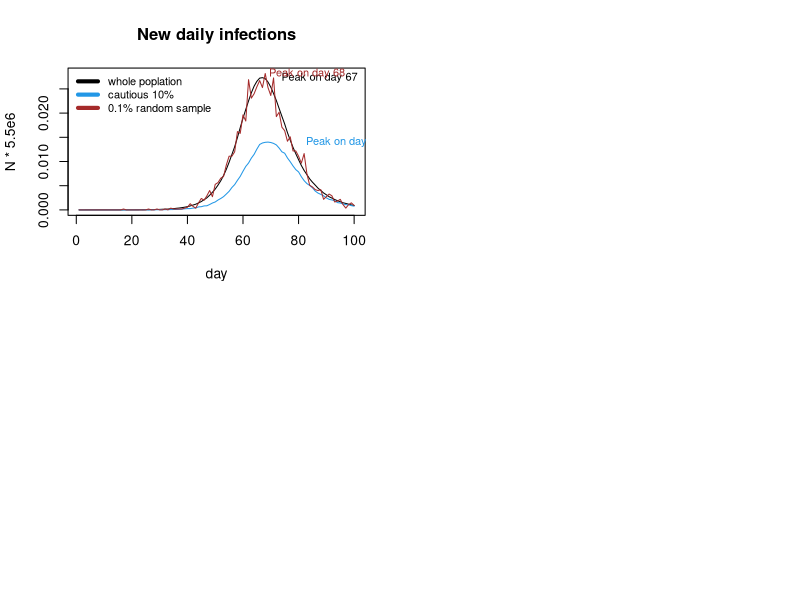

Here is the R script that generated this plot: (Note: a time limit stopped this script after it produced the figure.)
##By Group 02： Huanyu Su(s2171849), Mia Wu(s2025818), Peiran Zhang(s2184444)
##Github Repo URL: https://github.com/BeijiStars/Practice-2

## Overview
## ********
## To come up with an epidemic simulation（function, Plots and analysis) in large population in 100 days
## and try to answer the following questions: 
## 1  what do the daily infection trajectories look like for the 10% of the population 
##    with the lowest individual transmission possibilities;
## 2  and how do they compare to the infection trajectories for the whole population? 

## Steps
## ********
## 1  Write one function to simulate the number of new infections each day among the whole population;
##    and simulate the 10% population with the lowest individual transmission possibilities;
##    and simulate a radom sample of 0.1% of the population. 
## 2  Standardise and plot the daily infections trajectories and trajectory peaks compare 
##    among 'whole population', '10% cautious' and '0.1% random sample'.
## 3  Running 10 replicate simulations and plot results in three parts.
## 4  Analyze the implications of these results to the ZOE app data.

## Algorithm details
## *****************
## 1  The initial susceptible population of size 5.5 million is set, and 10 randomly chosen people 
##    are set to the exposed (E) state.
## 2  Once exposed, people have a daily probability 1/3 entering the infectious (I) state.
## 3  Each day an uninfected person, j, has a probability lambda*beta[j]*the sum of betas of all
##    currently of infectious people of being infected,and entering the E state, where lambda is
##    an overall viral infectivity parameter, vector beta contains relative contact rates for all
##    people, and the average value of betap[i] over the whole population is 1.
## 4  The infectious have a daily probability of 1/5 of leaving the infectious state (recovery or 
##    transition to serious disease). Over the course of simulation re-infection is not considered.
## 5  9 vectors are created to record the number of people in the exposed (E), infectious (I) and 
##    recovered (R) states for the whole population, the 'cautious 10%' and the 0.1% of random sample
##    each day.
## 6  The new infections on day i (i>1) for three populations are then caculated by summing the differences
##    between E state and I state, and then plus the increase of number of individuals in R state.
## 7  In order for the 3 curves to be displayed in one graph, they need to be divided 
##    by their own sample size in order to be normalised.
## 8  Simulation 10 was repeated, placing the 3 curves in 3 separate graphs to compare their fluctuations 
##    and thus explain the impact of using the ZOE app on the infection trajectory.

##  Step1 
##  write the function epidemic

epidemic <- function(n=5500000,ne=10,lambda=0.4/n,pei=1/3,pir=1/5,nd=100) {
    ## whole population (n = 5,500,000),
    ## randomly chosen people in E state (ne = 10),
    ## constant number (lambda = 0.4 / n),
    ## E <- I daily probability (pei = 1/3),
    ## I <- R or serious disease daily probabiliyu (pir = 1/5)
    ## simulate 100 days (nd = 100)
    beta <- rlnorm(n,0,0.5); beta <- beta/mean(beta)
    ## beta[i] is a relative contact rate with others the ith person in the whole population has
    E <- I <- R <- rep(0,nd) ## set up storage for pop in Exposed, Infectious and Recovered state
    E_lb <- E_r <- I_lb <- I_r <- R_lb <- R_r<- rep(0,nd) ## set up storage for pop with specific conditions
    inew <- inew_lb <- inew_r <- rep(0,nd) ## set up storage for infected and recovered pop change
    x <- rep(0,n) ## initialize to susceptible state

    ## start the epidemic by setting ne randomly chosen people to the E state
    x[sample((1:length(x)), ne)] <- 1 
    E[1] <- ne
    random_sample <- sample(1:n, size = 0.001*n) ## a random sample of 0.1% of the population to be recorded
    ind_lb <- which(beta < quantile(beta, 0.1)) ## the 10% of the population with lowest betas
    
    ## loop over days
    for (i in 2:nd) { 
        u <- runif(n) ## uniform random deviates
        x[x==2&u<pir] <- 3 ## I -> R
        x[x==0&u<lambda*beta*sum(beta[x==2])] <- 1 ## S -> E
        x[x==1&u<pei] <- 2 ## E -> I
        E[i] <- sum(x==1) ## exposed people of the whole pop on thid day
        I[i] <- sum(x==2) ## infectious people of the whole pop on this day
        R[i] <- sum(x==3) ## recoveries of the whole pop on this day
        E_lb[i] <- sum(x[ind_lb]==1) ## exposed people of the 10% of the pop with lowest beta
        I_lb[i] <- sum(x[ind_lb]==2) ## infectious people of the 10% of the pop with lowest beta
        R_lb[i] <- sum(x[ind_lb]==3) ## recoveries of the 10% of the pop with lowest beta
        E_r[i] <- sum(x[random_sample]==1) ## exposed people of a random sample of 0.1% of the population
        I_r[i] <- sum(x[random_sample]==2) ## infectious people of a random sample of 0.1% of the population
        R_r[i] <- sum(x[random_sample]==3) ## recoveries of a random sample of 0.1% of the population
    }

  inew[-1] <- E[-1] - E[-nd] + I[-1] - I[-nd] + (R[-1]-R[-nd]) 
  ## new infections of each day in the whole pop
  inew_lb[-1] <- E_lb[-1] - E_lb[-nd] + I_lb[-1] - I_lb[-nd] + (R_lb[-1]-R_lb[-nd]) 
  ## new infections of each day in the 10% of the pop with lowest beta
  inew_r[-1] <- E_r[-1] - E_r[-nd] + I_r[-1] -I_r[-nd]+ (R_r[-1]-R_r[-nd]) 
  ## new infections of each day of a random sample of 0.1% of the populatio

  list(inew=inew,inew_lb=inew_lb,inew_r=inew_r)
} ## Epidemic

epi <- epidemic() ## simulate epidemic


##  Step2
##  Standardise and plot the daily infections trajectories

##  Normalized new infections in three samples（whole pop ,10% cautious and 0.1% random sample)
population <- 5.5e6
inew_s <- epi$inew/population
inew_lb_s <- epi$inew_lb/(population * 0.1)
inew_r_s <- epi$inew_r/(population * 0.001)

##  plot the daily infections trajectories in three samples (one simulate)
par(mfcol=c(2,2)) 
plot(inew_s,ylim=c(0,max(inew_s,inew_lb_s,inew_r_s)),xlab="day",ylab="N * 5.5e6", type = 'l', col=1) 
## pop daily new infections (black)
lines(inew_lb_s,col=4) ## cautious 10% new daily infections (blue)
lines(inew_r_s,col='brown') ## 0.1% random sample new daily infections
legend("topleft", legend = c("whole poplation","cautious 10%","0.1% random sample"), 
lwd = 4, col = c(1,4,'brown'), cex = 0.8, bty = "n")

## label the day on which each trajectory peaks
text(which.max((inew_s)),max(inew_s), labels = paste("Peak on day", which.max((inew_s))), col=1, adj=-0.25, cex = 0.8)
text(which.max((inew_lb_s)),max(inew_lb_s), labels = paste("Peak on day", which.max((inew_lb_s))), col=4, adj=-0.5, cex = 0.8)
text(which.max((inew_r_s)),max(inew_r_s), labels = paste("Peak on day", which.max((inew_r_s))), col='brown', adj=-0.05, cex = 0.8)
title("New daily infections")


##  Step3
##  Running 10 replicate simulations and plot results

set.seed(10)
simulate_10 <- lapply(rep(5.5e6,10), epidemic) ## running 10 replicate simulations and return a list

##  plot daily infections trajectories in three samples respectively
##  plot 10 waves of the whole pop
plot(simulate_10[[1]]$inew,xlab="day",ylab="N", ylim=c(0, max(sapply(simulate_10,function(x) max(x$inew)))),
 type = 'l', col=1)
for (i in 2:10){
  lines(simulate_10[[i]]$inew)
}
title("10 times simulation of the whole poplation")
##  plot 10 waves of the 10% cautious pop
plot(simulate_10[[1]]$inew_lb,xlab="day",ylab="N",ylim=c(0, max(sapply(simulate_10,function(x) max(x$inew_lb)))),
 type = 'l', col=4)
for (i in 2:10){
  lines(simulate_10[[i]]$inew_lb, col=4)
}
title("10 times simulation of the 10% of the population with lowest beta")
##  plot 10 waves of a random sample of 0.1% whole pop
plot(simulate_10[[1]]$inew_r,xlab="day",ylab="N", ylim=c(0, max(sapply(simulate_10,function(x) max(x$inew_r)))), 
type = 'l', col='brown')
for (i in 2:10){
  lines(simulate_10[[i]]$inew_r, col='brown')
}
title("10 times simulation of a random sample of 0.1% of the population")

##  Step4
##  Analyze the implications of these results to the ZOE app data.
